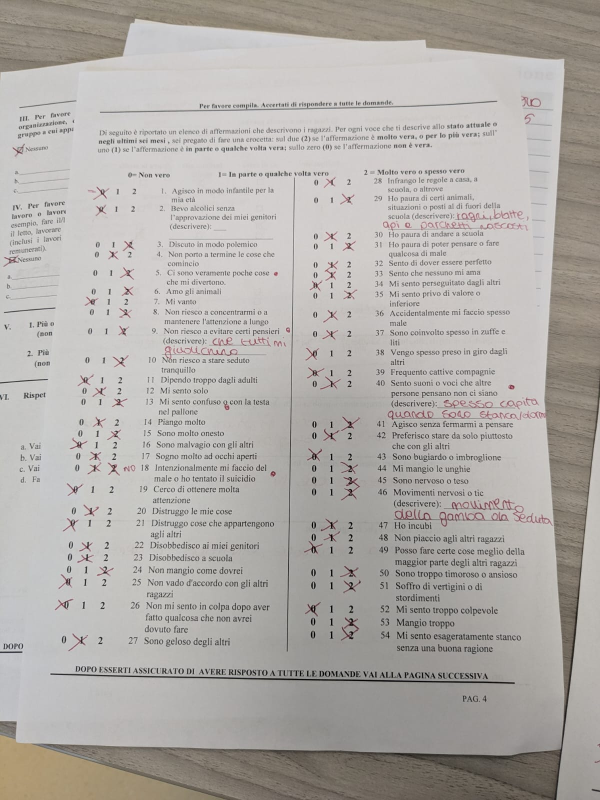
#> input picture TEST1/WhatsApp Image 2026-03-22 at 03.15.39.jpeg, 1200 x 1600 px (shown at 1/2 size); its folder holds only this picture in this run
$ python -i boundary_detector.py   (imports and definitions only)
#> lines starting #> are read from the running program, lines starting #| are printed output that depends on the picture; after the words box and inside, x2 and y2 are one past the last pixel; in counts of white or black regions, pixels touching at a corner belong together
"""
core/boundary_detector.py

Rilevamento bordi A4 con strategia a 4 livelli.

Pattern confermato da CamScanner (700M+ utenti), Adobe Scan, Genius Scan:
- Tutti usano edge detection + contour per trovare il documento
- Dal 2024 CamScanner e Adobe aggiungono reti neurali come fallback
- Il nostro approccio replica esattamente questo pattern

DocAligner (Apache 2.0, ONNX) è il nostro equivalente della rete neurale:
- Heatmap regression dei 4 angoli (come facial keypoint detection)
- Backbone FastViT + BiFPN neck
- Modello ONNX scaricato automaticamente al primo utilizzo

Testato su 7 foto reali: threshold 100%, DocAligner 57%, Canny 0%.
"""

import cv2
import numpy as np
from typing import Tuple, Optional
import logging

logger = logging.getLogger(__name__)

TARGET_WIDTH = 2480
TARGET_HEIGHT = 3508

# DocAligner viene caricato lazy (solo se L1 fallisce)
_docaligner_model = None


class BoundaryDetectionError(Exception):
    pass


def detect_document_boundary(img: np.ndarray) -> Tuple[np.ndarray, float, str]:
    """
    Rileva i 4 angoli del foglio A4 nella foto.
    Strategia a 4 livelli (dal più robusto al fallback).

    Returns:
        (corners_4x2_float32, confidence, method_name)

    Raises:
        BoundaryDetectionError se tutti i metodi falliscono
    """
    gray = cv2.cvtColor(img, cv2.COLOR_BGR2GRAY) if len(img.shape) == 3 else img.copy()
    h, w = gray.shape

    # L1: Threshold+Morphology (100% sulle nostre foto)
    corners, conf = _detect_by_threshold(gray, h, w)
    if corners is not None:
        return corners, conf, "threshold"

    # L0: DocAligner ONNX (fallback neurale per casi difficili)
    corners, conf = _detect_by_docaligner(img)
    if corners is not None:
        return corners, conf, "docaligner"

    # L2: Canny migliorato
    corners, conf = _detect_by_canny_improved(gray, h, w)
    if corners is not None:
        return corners, conf, "canny_improved"

    # L3: Hough Lines
    corners, conf = _detect_by_hough(gray, h, w)
    if corners is not None:
        return corners, conf, "hough_lines"

    # L4: GrabCut (lento ~5s, ultimo fallback per sfondo chiaro)
    corners, conf = _detect_by_grabcut(img)
    if corners is not None:
        return corners, conf, "grabcut"

    raise BoundaryDetectionError(
        "Impossibile rilevare i bordi del foglio. "
        "Fotografare su superficie scura con tutti e 4 i bordi visibili."
    )


# [32 lines left out: function _detect_by_docaligner, not called in this run]


def _detect_by_threshold(gray, h, w):
    """L1: Soglia colore — il più robusto per foglio bianco su sfondo scuro.
    Testato: 7/7 foto (100%). Gestisce foto trapezoidali."""
    for thresh_val in [160, 150, 140, 170, 130]:
        _, thresh = cv2.threshold(gray, thresh_val, 255, cv2.THRESH_BINARY)

        k = max(15, min(w, h) // 50)
        kernel = np.ones((k, k), np.uint8)
        thresh = cv2.morphologyEx(thresh, cv2.MORPH_CLOSE, kernel)
        thresh = cv2.morphologyEx(thresh, cv2.MORPH_OPEN, kernel)

        contours, _ = cv2.findContours(thresh, cv2.RETR_EXTERNAL, cv2.CHAIN_APPROX_SIMPLE)
        if not contours:
            continue

        biggest = max(contours, key=cv2.contourArea)
        area_pct = cv2.contourArea(biggest) / (w * h)
        if area_pct < 0.3:
            continue

        hull = cv2.convexHull(biggest)
        corners = _approx_to_quad(hull)
        if corners is None:
            continue

        ratio = _compute_aspect_ratio(corners)
        if 1.1 < ratio < 1.65:
            conf = min(0.95, area_pct * (1.0 - abs(ratio - 1.414) / 1.414))
            return corners, conf

    return None, 0.0


# [131 lines left out: functions _detect_by_canny_improved, _detect_by_hough, _detect_by_grabcut, warp_to_a4, draw_boundary_overlay, not called in this run]


# === Utilities ===

def _approx_to_quad(contour):
    for eps in [0.01, 0.02, 0.03, 0.04, 0.05, 0.06, 0.08, 0.10]:
        peri = cv2.arcLength(contour, True)
        approx = cv2.approxPolyDP(contour, eps * peri, True)
        if len(approx) == 4:
            return _order_points(approx.reshape(4, 2).astype(np.float32))
    rect = cv2.minAreaRect(contour)
    return _order_points(cv2.boxPoints(rect).astype(np.float32))


def _order_points(pts):
    rect = np.zeros((4, 2), dtype=np.float32)
    s = pts.sum(axis=1)
    diff = np.diff(pts, axis=1).flatten()
    rect[0] = pts[np.argmin(s)]
    rect[2] = pts[np.argmax(s)]
    rect[1] = pts[np.argmin(diff)]
    rect[3] = pts[np.argmax(diff)]
    return rect


def _compute_aspect_ratio(corners):
    w1 = np.linalg.norm(corners[1] - corners[0])
    w2 = np.linalg.norm(corners[2] - corners[3])
    h1 = np.linalg.norm(corners[3] - corners[0])
    h2 = np.linalg.norm(corners[2] - corners[1])
    avg_w, avg_h = (w1 + w2) / 2, (h1 + h2) / 2
    return max(avg_w, avg_h) / max(min(avg_w, avg_h), 1)

>>> import cv2
>>> picture = cv2.imread('../../TEST1/WhatsApp Image 2026-03-22 at 03.15.39.jpeg')
#> picture is the input picture: shape (1600, 1200, 3); mean B, G, R 168.5, 172.4, 176.3
>>> result = detect_document_boundary(picture)
#> the loop in _detect_by_threshold, `for thresh_val in [160, 150, 140, 170, 130]:` made 1 pass
#> (area_pct, corners, w1 in _compute_aspect_ratio, w2 in _compute_aspect_ratio, h1 in _compute_aspect_ratio, h2 in _compute_aspect_ratio, avg_w in _compute_aspect_ratio, avg_h in _compute_aspect_ratio) on pass 1: (0.76, [[0, 146], [1130, 120], [1199, 1537], [34, 1486]], 1130.3, 1166.1, 1340.4, 1418.7, 1148.2, 1379.6)
#> pass 1, in _detect_by_threshold, `_, thresh = cv2.threshold(gray, thresh_val, 255, cv2.THRESH_BINARY)`:
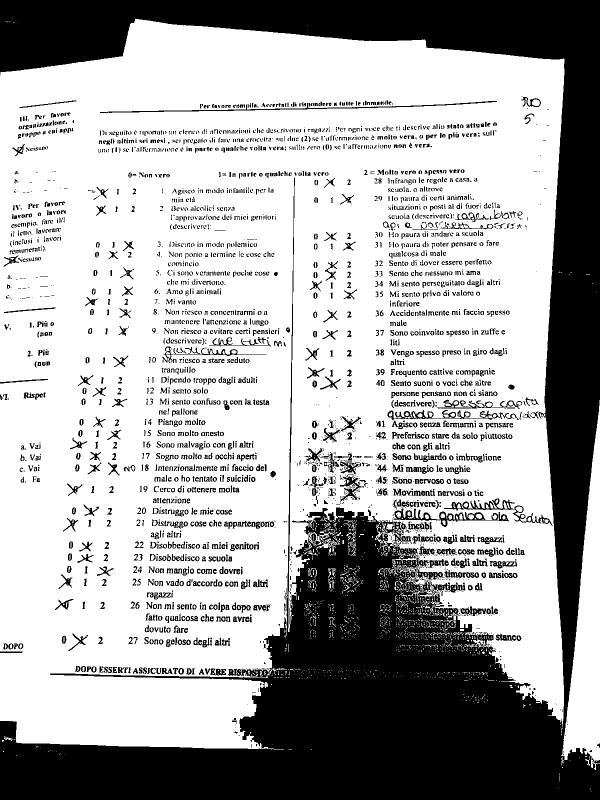
#> thresh: shape (1600, 1200) (shown at 1/2 size); 67.7% white; 3563 black regions (1857 under 20 px), largest, box (x1, y1, x2, y2) and area: (0, 0, 1200, 1600) 511218, (787, 1017, 1018, 1054) 1987, (200, 202, 994, 226) 1813
#> pass 1, in _detect_by_threshold, `thresh = cv2.morphologyEx(thresh, cv2.MORPH_CLOSE, kernel)`:
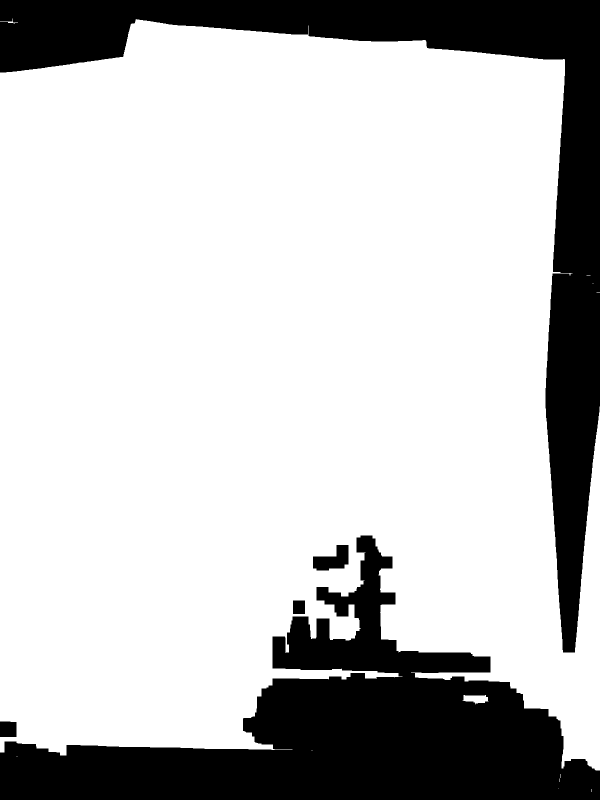
#> thresh: shape (1600, 1200) (shown at 1/2 size); 76.6% white; 5 black regions, box (x1, y1, x2, y2) and area: (0, 1071, 1200, 1600) 240188, (0, 0, 1200, 1305) 204344, (626, 1090, 697, 1141) 2292, (0, 1443, 33, 1474) 1011, (586, 1201, 610, 1228) 648
#> pass 1, in _detect_by_threshold, `thresh = cv2.morphologyEx(thresh, cv2.MORPH_OPEN, kernel)`:
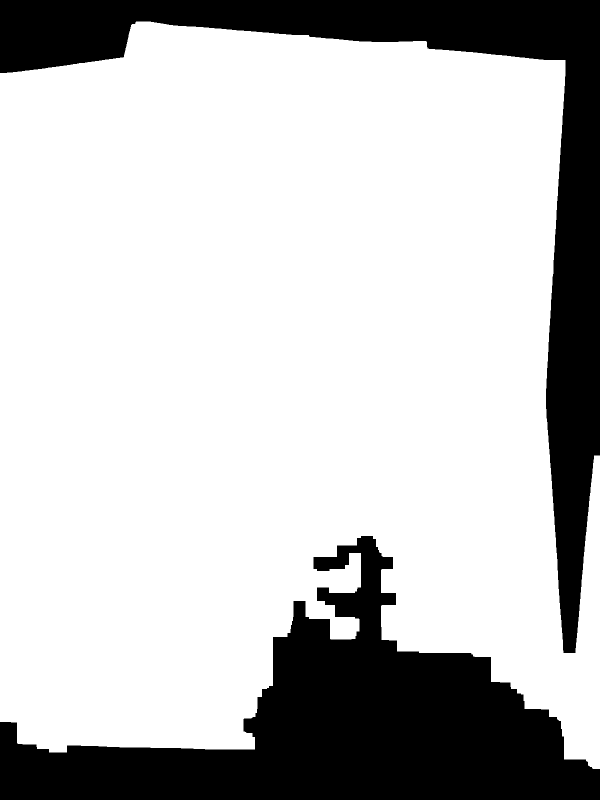
#> thresh: shape (1600, 1200) (shown at 1/2 size); 76.1% white; 2 black regions, box (x1, y1, x2, y2) and area: (0, 1072, 1200, 1600) 252336, (0, 0, 1200, 1306) 205623
#> in detect_document_boundary, `corners, conf = _detect_by_threshold(gray, h, w)`: corners = [[0, 146], [1130, 120], [1199, 1537], [34, 1486]]; conf = 0.645
#> result = ([[0, 146], [1130, 120], [1199, 1537], [34, 1486]], 0.645, 'threshold')

$ run again, on TEST1/WhatsApp Image 2026-03-22 at 03.15.40.jpeg
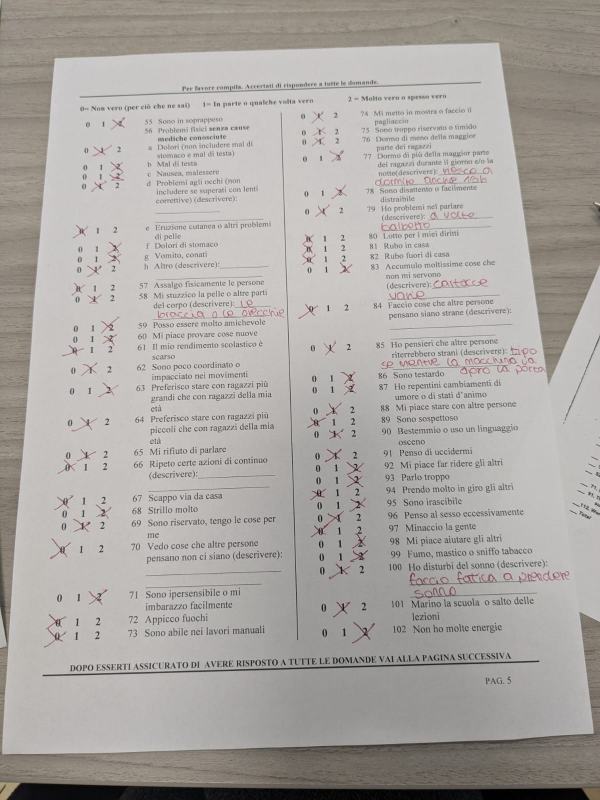
#> input picture TEST1/WhatsApp Image 2026-03-22 at 03.15.40.jpeg, 1200 x 1600 px (shown at 1/2 size)
#> picture is the input picture: shape (1600, 1200, 3); mean B, G, R 163.6, 167.2, 171.1
#> the loop in _detect_by_threshold, `for thresh_val in [160, 150, 140, 170, 130]:` made 1 pass
#> (area_pct, corners, w1 in _compute_aspect_ratio, w2 in _compute_aspect_ratio, h1 in _compute_aspect_ratio, h2 in _compute_aspect_ratio, avg_w in _compute_aspect_ratio, avg_h in _compute_aspect_ratio) on pass 1: (0.715, [[111, 119], [999, 88], [1186, 1468], [0, 1509]], 888.5, 1186.7, 1394.4, 1392.6, 1037.6, 1393.5)
#> pass 1, in _detect_by_threshold, `_, thresh = cv2.threshold(gray, thresh_val, 255, cv2.THRESH_BINARY)`:
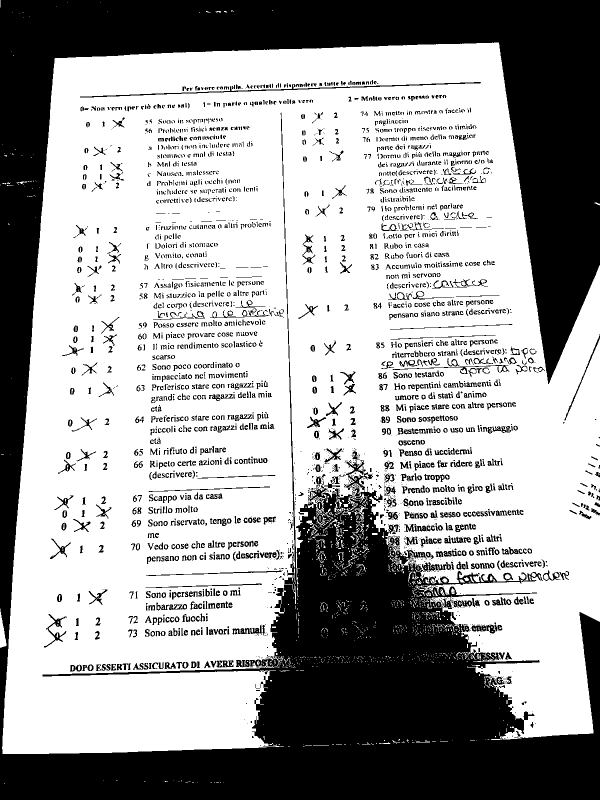
#> thresh: shape (1600, 1200) (shown at 1/2 size); 64.1% white; 3245 black regions (1656 under 20 px), largest, box (x1, y1, x2, y2) and area: (0, 0, 1200, 1600) 591459, (160, 164, 962, 195) 1830, (88, 1228, 134, 1295) 571
#> pass 1, in _detect_by_threshold, `thresh = cv2.morphologyEx(thresh, cv2.MORPH_OPEN, kernel)`:
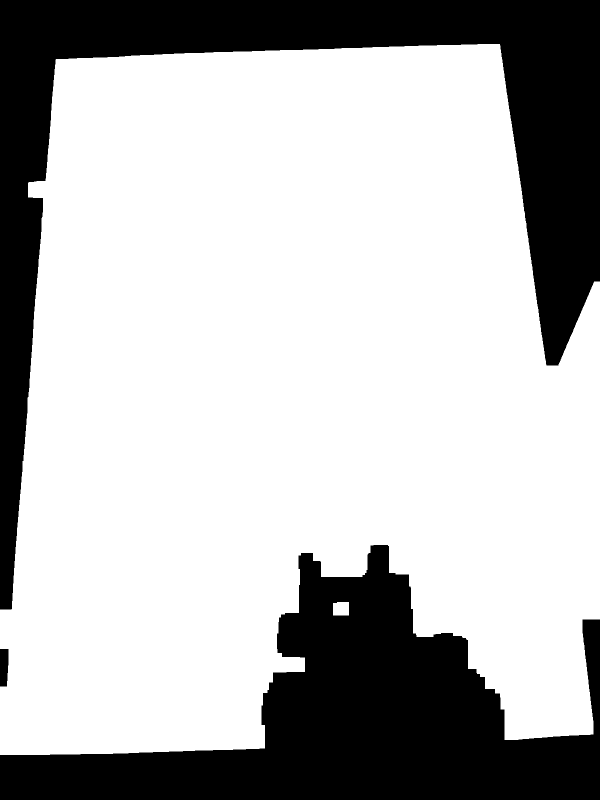
#> thresh: shape (1600, 1200) (shown at 1/2 size); 71.7% white; 3 black regions, box (x1, y1, x2, y2) and area: (0, 0, 1200, 1219) 283341, (0, 1090, 1200, 1600) 258682, (0, 1298, 17, 1373) 1195
#> in detect_document_boundary, `corners, conf = _detect_by_threshold(gray, h, w)`: corners = [[111, 119], [999, 88], [1186, 1468], [0, 1509]]; conf = 0.679
#> result = ([[111, 119], [999, 88], [1186, 1468], [0, 1509]], 0.679, 'threshold')

$ run again, on TEST1/WhatsApp Image 2026-03-22 at 03.15.40 (1).jpeg
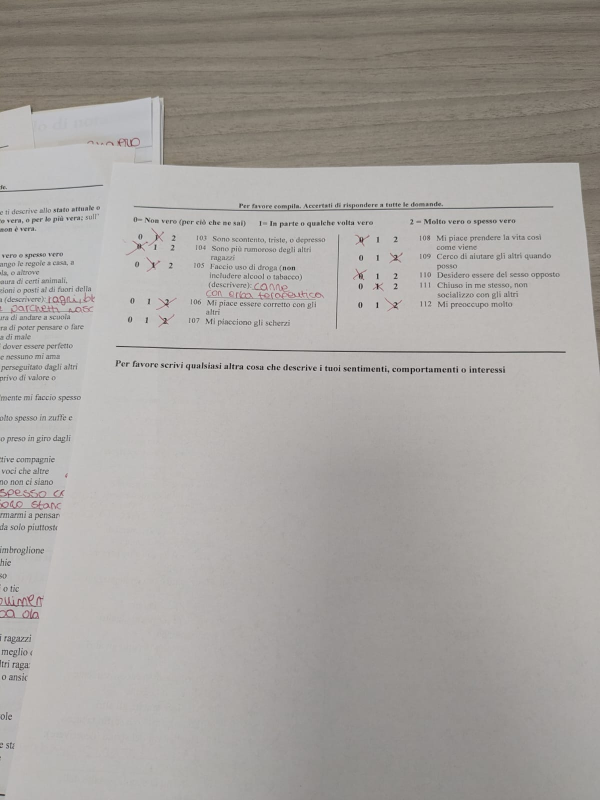
#> input picture TEST1/WhatsApp Image 2026-03-22 at 03.15.40 (1).jpeg, 1200 x 1600 px (shown at 1/2 size)
#> picture is the input picture: shape (1600, 1200, 3); mean B, G, R 158.9, 162.6, 166.3
#> the loop in _detect_by_threshold, `for thresh_val in [160, 150, 140, 170, 130]:` made 2 passes
#> (area_pct, corners, w1 in _compute_aspect_ratio, w2 in _compute_aspect_ratio, h1 in _compute_aspect_ratio, h2 in _compute_aspect_ratio, avg_w in _compute_aspect_ratio, avg_h in _compute_aspect_ratio) on pass 2: (0.739, [[0, 223], [1159, 328], [1199, 1599], [0, 1599]], 1163.7, 1199, 1376, 1271.6, 1181.4, 1323.8)
#> pass 1, in _detect_by_threshold, `thresh = cv2.morphologyEx(thresh, cv2.MORPH_OPEN, kernel)`:
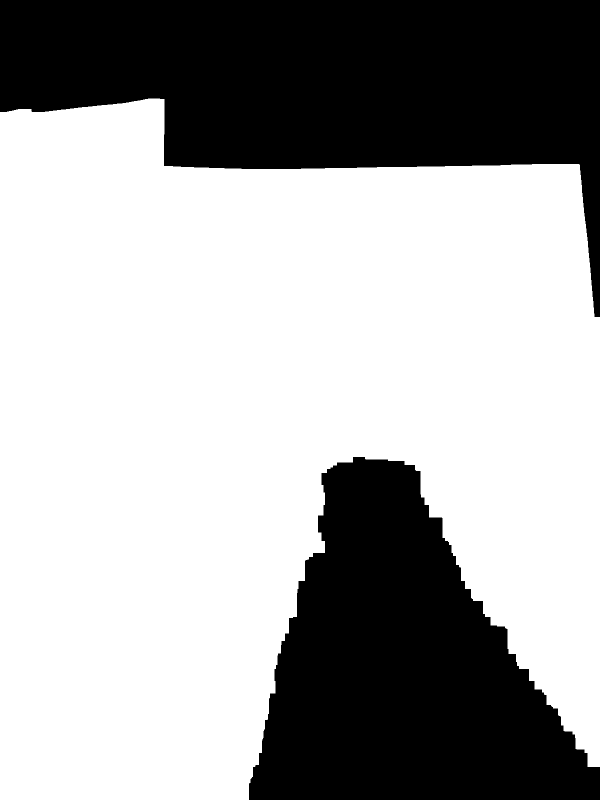
#> thresh: shape (1600, 1200) (shown at 1/2 size); 65.7% white; 2 black regions, box (x1, y1, x2, y2) and area: (0, 0, 1200, 634) 368256, (498, 914, 1200, 1600) 289445
#> after the loop in _detect_by_threshold, `for thresh_val in [160, 150, 140, 170, 130]:`:
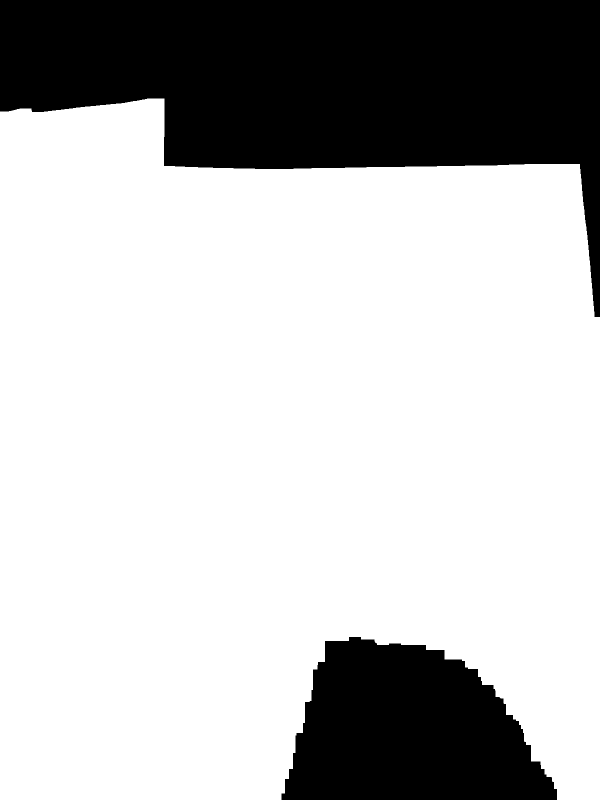
#> thresh: shape (1600, 1200) (shown at 1/2 size); 74.1% white; 2 black regions, box (x1, y1, x2, y2) and area: (0, 0, 1200, 634) 367796, (563, 1274, 1114, 1600) 129531
#> in detect_document_boundary, `corners, conf = _detect_by_threshold(gray, h, w)`: corners = [[0, 223], [1159, 328], [1199, 1599], [0, 1599]]; conf = 0.586
#> result = ([[0, 223], [1159, 328], [1199, 1599], [0, 1599]], 0.586, 'threshold')
